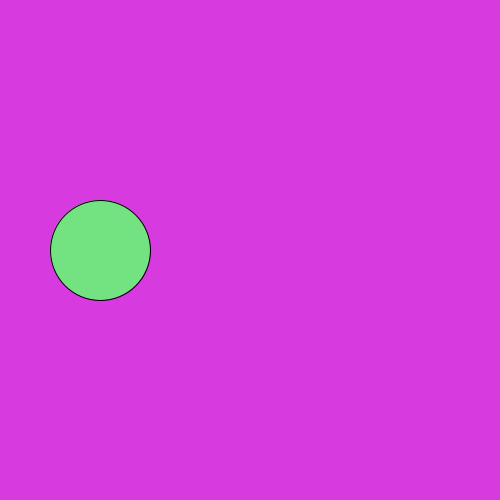
Frame 1 (no input)
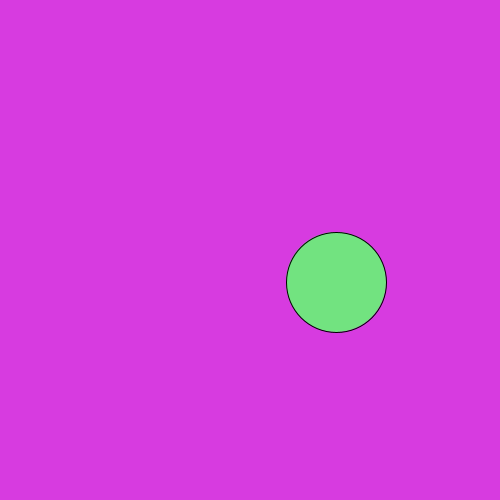
Frame 60 (the mouse pressed at the canvas centre just before this capture)
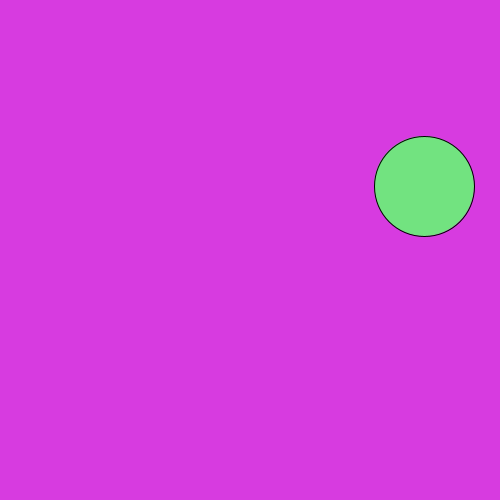
Frame 120 (the mouse held since frame 60 and released just before this capture)

The Processing sketch that drew these frames (run headless with seeded random() and noise(); from frame 60 on, the mouse is pressed at the canvas centre):

// Processing sketch: screensaver
// ── screensaver.pde
int myVariable = 100;
int speed = 4;
int yaxis= 250;
int yspeed= 4;

void setup() {
  size(500, 500);
}
void draw() {
  background(#D73BE0);
  fill(#72E380);
  ellipse(myVariable, yaxis, 100, 100);
  myVariable = myVariable + speed;
  if (myVariable>=500) {
    speed=-speed;
  }
  if (myVariable<=0) {
    speed=-speed;
  }
  yaxis = yaxis + yspeed;
  if (yaxis>=500) {
    yspeed=-yspeed;
  }
   yaxis = yaxis + yspeed;
  if (yaxis<=0) {
    yspeed=-yspeed;
  }
 
}
